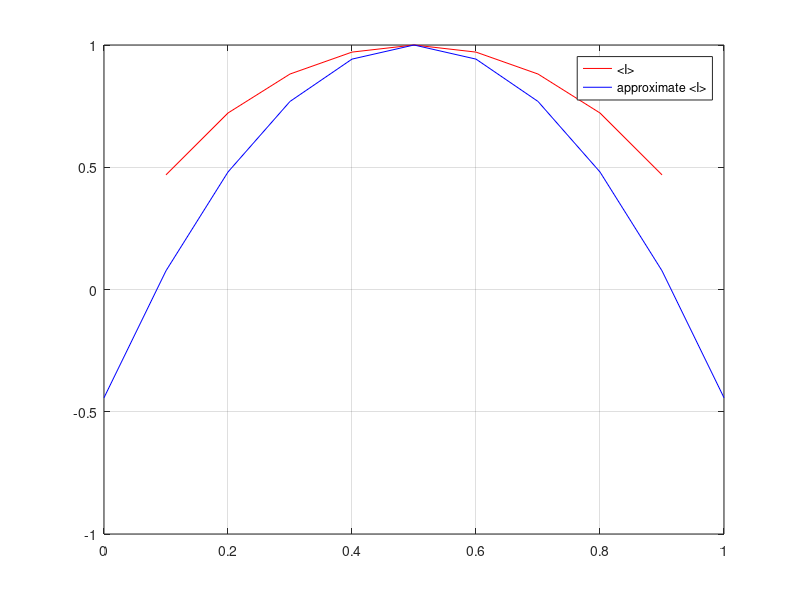
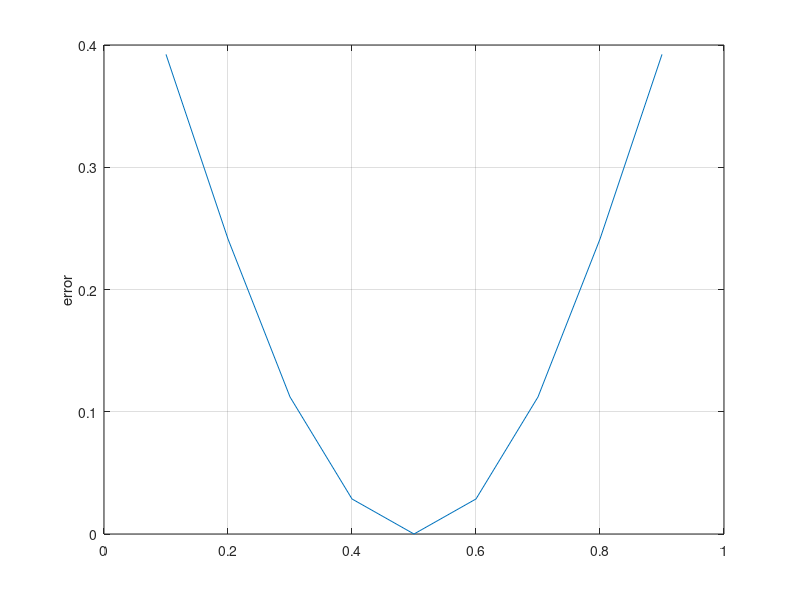

The MATLAB script that drew these images, in order:
clear all;
close all;

k = 1;

xx = -0.5:0.1:0.5;
x = 1/2 + xx;

yy = k - (4*k/log(2))*((x-0.5).^2);
y = -k * ((x.*log2(x))+((1-x).*(log2(1-x))));

y((length(x)+1)/2)
yy((length(x)+1)/2)

figure();
plot(x,y,'r',x,yy,'b');
legend('<I>','approximate <I>');
grid on;

figure();
plot(x,y-yy);
ylabel('error');
grid on;